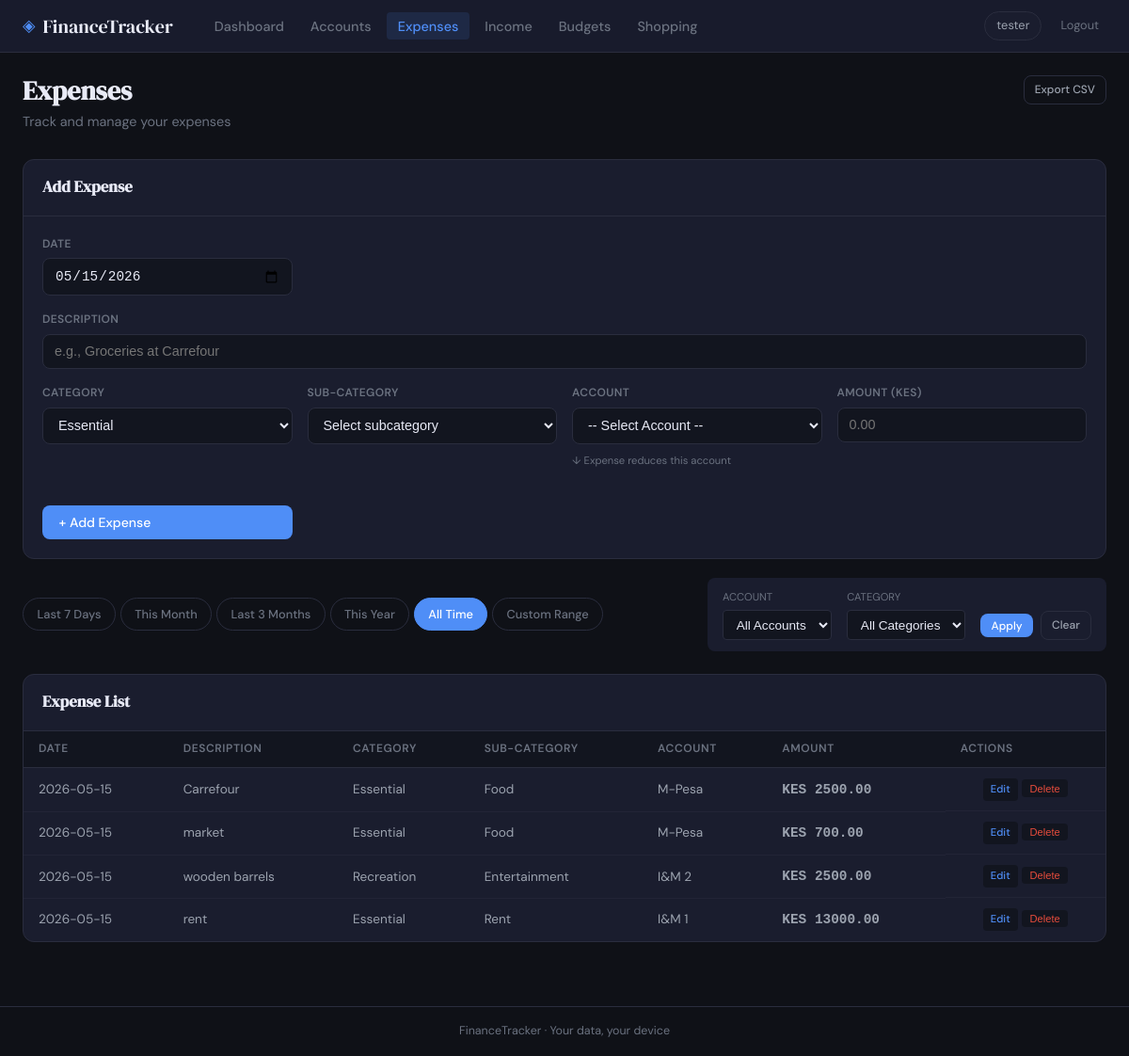
Screenshot of /expenses (signed in) with the database file from the repository.
### tables this page shows
CREATE TABLE expenses (
            id INTEGER PRIMARY KEY AUTOINCREMENT,
            user_id INTEGER NOT NULL,
            amount REAL NOT NULL,
            description TEXT,
            category TEXT NOT NULL,
            subcategory TEXT NOT NULL,
            expense_date TEXT NOT NULL,
            created_at TEXT DEFAULT (datetime('now')), account_id INTEGER,
            FOREIGN KEY (user_id) REFERENCES users(id)
        );

CREATE TABLE accounts (
            id INTEGER PRIMARY KEY AUTOINCREMENT,
            user_id INTEGER NOT NULL,
            name TEXT NOT NULL,
            type TEXT NOT NULL,
            icon TEXT,
            color TEXT,
            currency TEXT DEFAULT 'KES',
            balance REAL DEFAULT 0,
            initial_balance REAL DEFAULT 0,
            is_active INTEGER DEFAULT 1,
            created_at TEXT DEFAULT (datetime('now')),
            FOREIGN KEY (user_id) REFERENCES users(id)
        );

### app.py (the view, shortened to what this page needs)
@app.route('/expenses', methods=['GET', 'POST'])
@login_required
def expenses():
    uid = current_user_id()
    db  = get_db()
    accounts_list = get_user_accounts(uid)
    for acc in accounts_list:
        acc['balance'] = update_account_balance(acc['id'], uid)
        acc['formatted_balance'] = f"{CURRENCY_SYMBOL} {acc['balance']:,.2f}"
    period         = request.args.get('period', 'all')
    c_start        = request.args.get('custom_start', '')
    c_end          = request.args.get('custom_end', '')
    cat_filter     = request.args.get('category_filter', '')
    account_filter = request.args.get('account_filter', '')
    start, end     = date_range_for_period(period, c_start, c_end)
    query  = ('SELECT e.*, a.name as account_name FROM expenses e '
              'LEFT JOIN accounts a ON e.account_id = a.id '
              'WHERE e.user_id=? AND e.expense_date BETWEEN ? AND ?')
    params = [uid, start, end]
    if cat_filter:
        query  += ' AND e.category=?'
        params.append(cat_filter)
    if account_filter:
        query  += ' AND e.account_id=?'
        params.append(int(account_filter))
    query += ' ORDER BY e.expense_date DESC'
    all_expenses = db.execute(query, params).fetchall()
    edit_id      = request.args.get('edit_id', type=int)
    return render_template('expenses.html',
        expenses=all_expenses, categories=CATEGORIES,
        period=period, period_options=PERIOD_OPTIONS,
        custom_start=c_start, custom_end=c_end,
        cat_filter=cat_filter, account_filter=account_filter,
        edit_id=edit_id, accounts_list=accounts_list,
        today=date.today().isoformat(),
        currency_symbol=CURRENCY_SYMBOL,
    )

### app.py (called while the page is built)
def get_db():
    if 'db' not in g:
        g.db = sqlite3.connect(DB_PATH)
        g.db.row_factory = sqlite3.Row
        g.db.execute('PRAGMA foreign_keys = ON')
    return g.db

def login_required(f):
    @wraps(f)
    def decorated(*args, **kwargs):
        if 'user_id' not in session:
            flash('Please log in to continue.', 'warning')
            return redirect(url_for('login'))
        return f(*args, **kwargs)
    return decorated

def current_user_id():
    return session.get('user_id')

def get_user_accounts(user_id):
    db = get_db()
    accounts = db.execute('''
        SELECT a.*,
               COALESCE(a.balance, 0) as current_balance
        FROM accounts a
        WHERE a.user_id=? AND a.is_active=1
        ORDER BY
            CASE a.type
                WHEN 'mobile_money' THEN 1
                WHEN 'checking' THEN 2
                WHEN 'savings' THEN 3
                ELSE 4
            END,
            a.name
    ''', (user_id,)).fetchall()
    result = []
    for acc in accounts:
        acc_dict = dict(acc)
        acc_dict['formatted_balance'] = f"{CURRENCY_SYMBOL} {acc_dict['current_balance']:,.2f}"
        result.append(acc_dict)
    return result

def date_range_for_period(period, custom_start=None, custom_end=None):
    today = date.today()
    if period == '7days':
        return (today - timedelta(days=6)).isoformat(), today.isoformat()
    elif period == 'month':
        return today.replace(day=1).isoformat(), today.isoformat()
    elif period == '3months':
        start = (today.replace(day=1) - timedelta(days=60)).replace(day=1)
        return start.isoformat(), today.isoformat()
    elif period == 'year':
        return today.replace(month=1, day=1).isoformat(), today.isoformat()
    elif period == 'custom' and custom_start and custom_end:
        return custom_start, custom_end
    else:  # 'all'
        return '2000-01-01', today.isoformat()

### templates/expenses.html (shortened to what this page needs)
{% extends "base.html" %}
{% block content %}
<div class="container">
    <div class="page-header">
        <div>
            <h1 class="page-title">Expenses</h1>
            <p class="page-sub">Track and manage your expenses</p>
        </div>
        <div class="header-actions">
            <a href="{{ url_for('export_csv') }}" class="btn btn-sm btn-outline">Export CSV</a>
        </div>
    </div>
    <div class="card">
        <div class="card-header">
            <h3 class="card-title">Add Expense</h3>
        </div>
        <form method="POST">
            <div class="form-grid">
                <div class="form-field">
                    <label>Date</label>
                    <input type="date" name="expense_date" value="{{ today }}" required>
                </div>
                <div class="form-field full-width">
                    <label>Description</label>
                    <input type="text" name="description" placeholder="e.g., Groceries at Carrefour" required>
                </div>
                <div class="form-field">
                    <label>Category</label>
                    <select name="category" required>
                        {% for cat in categories.keys() %}
                        <option value="{{ cat }}">{{ cat }}</option>
                        {% endfor %}
                    </select>
                </div>
                <div class="form-field">
                    <label>Sub-category</label>
                    <select name="subcategory" required>
                        <option value="">Select subcategory</option>
                    </select>
                </div>
                <div class="form-field">
                    <label>Account</label>
                    <select name="account_id">
                        <option value="">-- Select Account --</option>
                    </select>
                    <span class="field-hint">↓ Expense reduces this account</span>
                </div>
                <div class="form-field">
                    <label>Amount ({{ currency_symbol }})</label>
                    <input type="number" step="0.01" name="amount" placeholder="0.00" required>
                </div>
                <div class="form-field action-field">
                    <button type="submit" class="btn btn-primary">+ Add Expense</button>
                </div>
            </div>
        </form>
    </div>
    <div class="filter-bar">
        <div class="period-pills">
            {% for p_val, p_label in period_options %}
            <a href="{{ url_for('expenses', period=p_val, category_filter=cat_filter, account_filter=account_filter) }}"
               class="pill {% if period == p_val %}pill-active{% endif %}">
                {{ p_label }}
            </a>
            {% endfor %}
        </div>
        <div class="filter-controls">
            <form method="GET" class="filter-form">
                <div class="filter-group">
                    <label>Account</label>
                    <select name="account_filter">
                        <option value="">All Accounts</option>
                    </select>
                </div>
                <div class="filter-group">
                    <label>Category</label>
                    <select name="category_filter">
                        <option value="">All Categories</option>
                    </select>
                </div>
                <div class="filter-buttons">
                    <button type="submit" class="btn btn-sm btn-primary">Apply</button>
                    <a href="{{ url_for('expenses') }}" class="btn btn-sm btn-outline">Clear</a>
                </div>
            </form>
        </div>
    </div>
    <div class="card">
        <div class="card-header">
            <h3 class="card-title">Expense List</h3>
        </div>
        {% if expenses %}
        <div class="table-responsive">
            <table class="data-table">
                <thead>
                    <tr>
                        <th>Date</th>
                        <th>Description</th>
                        <th>Category</th>
                        <th>Sub-category</th>
                        <th>Account</th>
                        <th class="col-right">Amount</th>
                        <th class="col-center">Actions</th>
                    </tr>
                </thead>
                <tbody>
                    {% for exp in expenses %}
                    <tr {% if edit_id == exp.id %}class="edit-row"{% endif %}>
                        {% if edit_id == exp.id %}
                        <form method="POST">
                            <input type="hidden" name="action" value="edit">
                            <input type="hidden" name="expense_id" value="{{ exp.id }}">
                            <td><input type="date" name="expense_date" value="{{ exp.expense_date }}"></td>
                            <td><input type="text" name="description" value="{{ exp.description or '' }}" required></td>
                            <td>
                                <select name="category" required>
                                    {% for cat in categories.keys() %}
                                    <option value="{{ cat }}" {% if cat == exp.category %}selected{% endif %}>{{ cat }}</option>
                                    {% endfor %}
                                </select>
                            </td>
                            <td><input type="text" name="subcategory" value="{{ exp.subcategory }}" required></td>
                            <td>
                                <select name="account_id">
                                    <option value="">None</option>
                                    {% for acc in accounts_list %}
                                    <option value="{{ acc.id }}" {% if exp.account_id == acc.id %}selected{% endif %}>{{ acc.name }}</option>
                                    {% endfor %}
                                </select>
                            </td>
                            <td><input type="number" step="0.01" name="amount" value="{{ exp.amount }}" required></td>
                            <td>
                                <button type="submit" class="btn-action btn-edit">Save</button>
                                <a href="{{ url_for('expenses') }}" class="btn-action">Cancel</a>
                            </td>
                        </form>
                        {% else %}
                        <td>{{ exp.expense_date }}</td>
                        <td class="desc-cell">{{ exp.description or '-' }}</td>
                        <td>{{ exp.category }}</td>
                        <td>{{ exp.subcategory or '-' }}</td>
                        <td>{{ exp.account_name or '-' }}</td>
                        <td class="col-right amount-cell">{{ currency_symbol }} {{ "{:.2f}".format(exp.amount) }}</td>
                        <td class="col-center actions-cell">
                            <a href="{{ url_for('expenses', edit_id=exp.id, period=period, category_filter=cat_filter, account_filter=account_filter) }}" class="btn-action btn-edit">Edit</a>
                            <form method="POST" style="display: inline;" onsubmit="return confirm('Delete this expense?')">
                                <button type="submit" class="btn-action btn-del">Delete</button>
                            </form>
                        </td>
                        {% endif %}
                    </tr>
                    {% endfor %}
                </tbody>
            </table>
        </div>
        {% else %}
        <div class="empty-state">No expenses found. Add your first expense above!</div>
        {% endif %}
    </div>
</div>
{% endblock %}

### static/style.css (style rules this page uses)
:root { --bg: #0f1117; --surface: #1a1d2e; --surface2: #12151f; --border: #2a2d3e; --accent: #3a3f60; --accent2: #252840; --primary: #4f8ef7; --primary-dark:#3a7ae0; --green: #2ecc71; --red: #e74c3c; --yellow: #f39c12; --purple: #9b59b6; --text: #e8eaf6; --text-muted: #6b7280; --text-sub: #9ca3af; --radius-sm: 4px; --radius: 8px; --radius-lg: 12px; --radius-xl: 18px; --font-sans: 'DM Sans', sans-serif; --font-disp: 'DM Serif Display', serif; --shadow: 0 2px 12px rgba(0,0,0,0.4); --shadow-lg: 0 8px 32px rgba(0,0,0,0.5); }
*, *::before, *::after { box-sizing: border-box; margin: 0; padding: 0; }
html { scroll-behavior: smooth; }
body { background: var(--bg); color: var(--text); font-family: var(--font-sans); font-size: 15px; line-height: 1.6; min-height: 100vh; display: flex; flex-direction: column; }
a { color: var(--primary); text-decoration: none; }
.container { max-width: 1200px; margin: 0 auto; padding: 0 1.5rem 3rem; }
.page-header { display: flex; align-items: flex-start; justify-content: space-between; gap: 1rem; margin-bottom: 1.75rem; flex-wrap: wrap; }
.page-title { font-family: var(--font-disp); font-size: 1.75rem; color: var(--text); line-height: 1.2; }
.page-sub { color: var(--text-muted); font-size: 0.9rem; margin-top: 0.25rem; }
.header-actions { display: flex; gap: 0.5rem; align-items: center; }
.card { background: var(--surface); border: 1px solid var(--border); border-radius: var(--radius-lg); margin-bottom: 1.25rem; overflow: hidden; }
.card-header { display: flex; align-items: center; justify-content: space-between; padding: 1rem 1.25rem; border-bottom: 1px solid var(--border); }
.card-title { font-family: var(--font-disp); font-size: 1.05rem; color: var(--text); margin: 0; }
.btn { display: inline-flex; align-items: center; gap: 0.4rem; padding: 0.55rem 1.1rem; border-radius: var(--radius); font-family: var(--font-sans); font-size: 0.875rem; font-weight: 500; cursor: pointer; border: none; text-decoration: none; transition: opacity 0.15s, transform 0.1s, background 0.15s; white-space: nowrap; }
.btn-primary { background: var(--primary); color: #fff; }
.btn-outline { background: transparent; color: var(--text-sub); border: 1px solid var(--border); }
.btn-sm { padding: 0.35rem 0.75rem; font-size: 0.8rem; }
.btn-action { display: inline-block; padding: 0.2rem 0.55rem; border-radius: var(--radius-sm); font-size: 0.78rem; font-weight: 500; cursor: pointer; border: none; background: var(--surface2); color: var(--text-sub); text-decoration: none; transition: background 0.15s, color 0.15s; }
.btn-edit { color: var(--primary); }
.btn-del { color: var(--red); }
select option { background: var(--surface); }
.data-table { width: 100%; border-collapse: collapse; font-size: 0.88rem; }
.data-table thead th { padding: 0.6rem 1rem; text-align: left; font-size: 0.75rem; font-weight: 600; text-transform: uppercase; letter-spacing: 0.05em; color: var(--text-muted); border-bottom: 1px solid var(--border); white-space: nowrap; }
.data-table tbody td { padding: 0.65rem 1rem; border-bottom: 1px solid rgba(42,45,62,0.5); vertical-align: middle; color: var(--text-sub); }
.data-table tbody tr:last-child td { border-bottom: none; }
.col-right { text-align: right; }
.amount-cell { font-weight: 600; font-variant-numeric: tabular-nums; }
.desc-cell { max-width: 220px; overflow: hidden; text-overflow: ellipsis; white-space: nowrap; }
.actions-cell { white-space: nowrap; }
.period-pills { display: flex; gap: 0.35rem; flex-wrap: wrap; }
.pill { display: inline-block; padding: 0.3rem 0.75rem; border-radius: 99px; font-size: 0.8rem; font-weight: 500; color: var(--text-muted); border: 1px solid var(--border); background: transparent; cursor: pointer; transition: all 0.15s; text-decoration: none; font-family: var(--font-sans); }
.pill-active { background: var(--primary); color: #fff; border-color: var(--primary); }
.filter-form { display: flex; gap: 0.5rem; align-items: center; flex-wrap: wrap; }

### rows the page displays
expenses: expense_date "2026-05-15", description "Carrefour", category "Essential", subcategory "Food", name "M-Pesa", currency_symbol "KES", amount "2500.00"
expenses: expense_date "2026-05-15", description "market", category "Essential", subcategory "Food", name "M-Pesa", currency_symbol "KES", amount "700.00"
expenses: expense_date "2026-05-15", description "wooden barrels", category "Recreation", subcategory "Entertainment", name "I&M 2", currency_symbol "KES", amount "2500.00"
expenses: expense_date "2026-05-15", description "rent", category "Essential", subcategory "Rent", name "I&M 1", currency_symbol "KES", amount "13000.00"

### other values shown
{{ session.username }} "tester"
{{ currency_symbol }} "KES"
{{ p_label }} "Last 7 Days" "This Month" "Last 3 Months" "This Year" "All Time" "Custom Range"
form field category "Essential"
